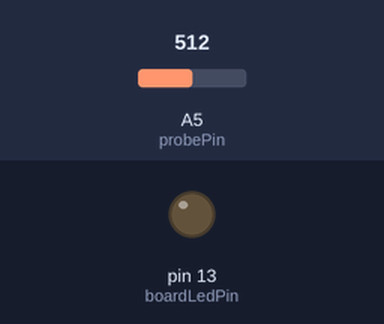
Bench run of a sketch on a simulated Arduino Uno, built with avr-gcc and run on an emulated ATmega328P. On the bench: output pins drawn as LEDs (lit = HIGH). The inputs (shaded band) are chosen by the test bench; at power-on: A5 (probePin) = 512. What the sketch prints to the serial monitor is not drawn.

Above: at 1.2 s.
1.3 s: A5 (probePin) set to 0
At 1.7 s:
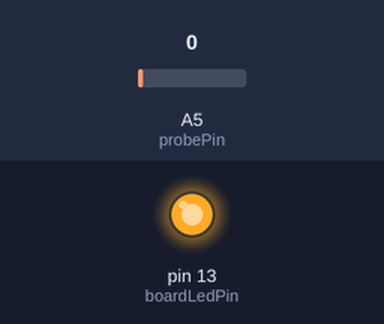
2.8 s: A5 (probePin) set to 8
5.8 s: A5 (probePin) set to 11
Timing chart, 0 to 8.8 s (numbered marks = the images above; inputs shaded):
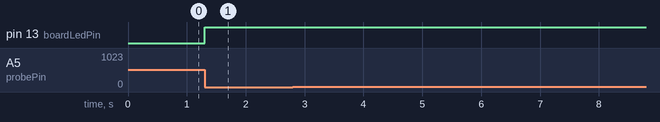

The sketch:

pythonDetector.ino
```cpp
int probePin = 5; // analog 5
int val = 0; // reading from probePin
int boardLedPin = 13;
int highLow = LOW;
int lastVal = 1;
int updateTime = 0;

void setup() {

  Serial.begin(9600);  // initiate serial connection for debugging/etc

  // initialize digital pin 13 as an output.
  pinMode(boardLedPin, OUTPUT);

}

void loop() {
  val = analogRead(probePin);  // take a reading from the probe
  if (val == 0 ) {
    if ( lastVal != 0 ) {
       highLow = abs( highLow - 1); // toggle highLow every revolution
       digitalWrite(boardLedPin, highLow);
    }
  }
  Serial.print(val);
  Serial.print(";");

  lastVal = val;

  delay(updateTime);

}
```

Measured:
- after the input at 1.3 s, pin 13 (boardLedPin): LOW → HIGH at once
- after the input at 2.8 s, every drawn part: stays the same
- after the input at 5.8 s, every drawn part: stays the same
